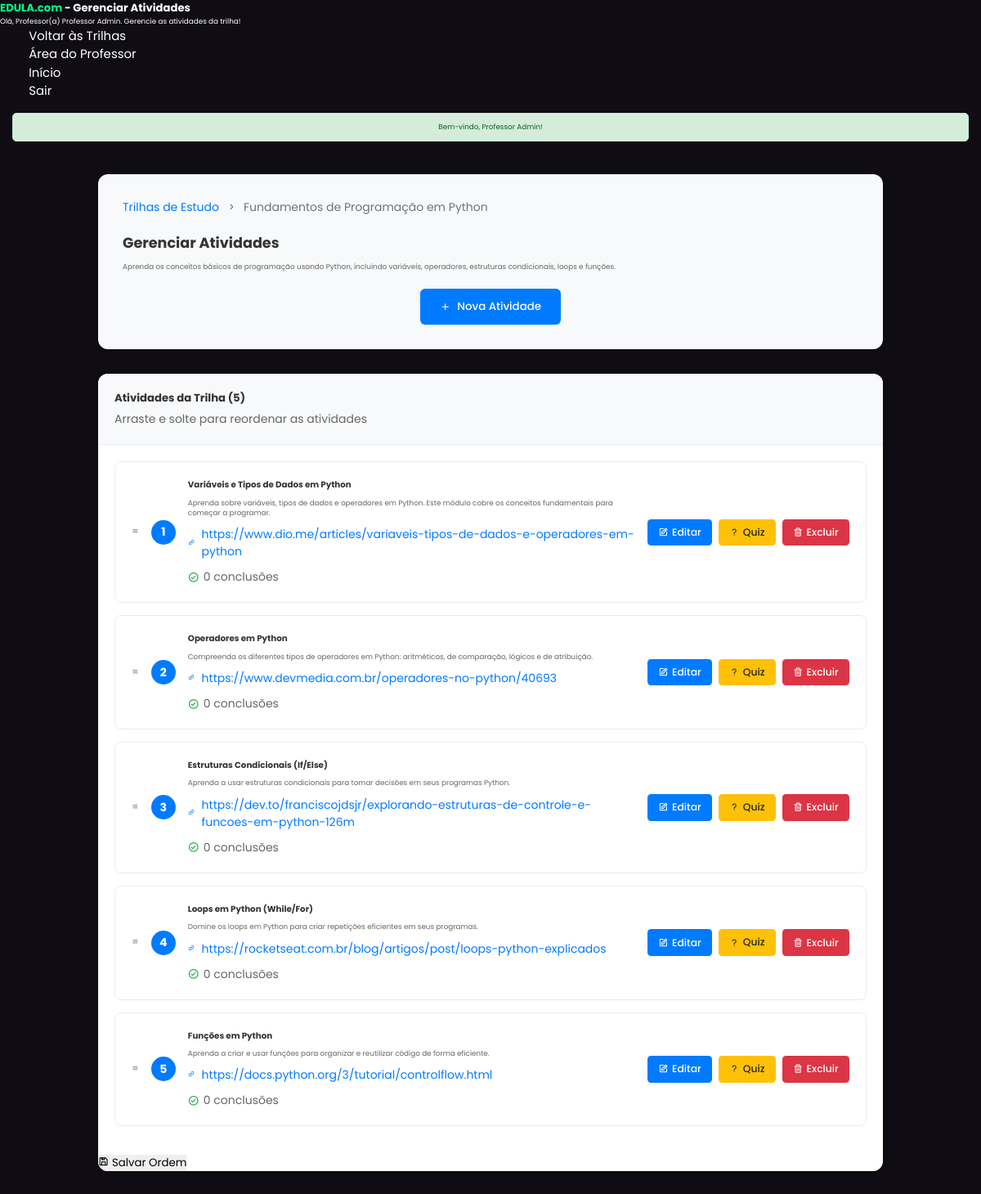
The page /admin_track_activities.php?track_id=1 (signed in) on the database its author committed.
### tables this page shows
CREATE TABLE IF NOT EXISTS study_tracks (
    id INT AUTO_INCREMENT PRIMARY KEY,
    name VARCHAR(255) NOT NULL,
    description TEXT,
    created_at TIMESTAMP DEFAULT CURRENT_TIMESTAMP,
    updated_at TIMESTAMP DEFAULT CURRENT_TIMESTAMP ON UPDATE CURRENT_TIMESTAMP
);

CREATE TABLE IF NOT EXISTS track_activities (
    id INT AUTO_INCREMENT PRIMARY KEY,
    track_id INT NOT NULL,
    title VARCHAR(255) NOT NULL,
    description TEXT,
    content_url VARCHAR(255),
    activity_type ENUM("leitura", "video", "exercicio", "projeto") NOT NULL,
    order_index INT NOT NULL,
    created_at TIMESTAMP DEFAULT CURRENT_TIMESTAMP,
    updated_at TIMESTAMP DEFAULT CURRENT_TIMESTAMP ON UPDATE CURRENT_TIMESTAMP,
    FOREIGN KEY (track_id) REFERENCES study_tracks(id) ON DELETE CASCADE
);

### includes/session.php (called while the page is built, shortened)
<?php
function getFlashMessage() {
    if (isset($_SESSION['flash_message'])) {
        $message = $_SESSION['flash_message'];
        $type = $_SESSION['flash_type'] ?? 'info';
        return ['message' => $message, 'type' => $type];
    }
    return null;
}
?>

### admin_track_activities.php (the view, shortened to what this page needs)
<?php
require_once 'includes/session.php';
$database = new Database();
$pdo = $database->getConnection();
$flash = getFlashMessage();
$nome = $_SESSION['nome'];
$track_id = (int)$_GET['track_id'];
try {
    $stmt = $pdo->prepare("SELECT id, name, description FROM study_tracks WHERE id = ?");
    $stmt->execute([$track_id]);
    $track = $stmt->fetch(PDO::FETCH_ASSOC);
} catch (Exception $e) {
    setFlashMessage('Erro ao carregar trilha.', 'danger');
    header("Location: admin_study_tracks.php");
    exit();
}
try {
    $stmt = $pdo->prepare("
        SELECT ta.id, ta.title, ta.description, ta.content_url, ta.order_index,
               COUNT(up.id) as total_completions
        FROM track_activities ta
        LEFT JOIN user_progress up ON ta.id = up.activity_id AND up.status = 'completed'
        WHERE ta.track_id = ?
        GROUP BY ta.id, ta.title, ta.description, ta.content_url, ta.order_index
        ORDER BY ta.order_index ASC
    ");
    $stmt->execute([$track_id]);
    $activities = $stmt->fetchAll(PDO::FETCH_ASSOC);
} catch (Exception $e) {
    $activities = [];
    setFlashMessage('Erro ao carregar atividades.', 'danger');
}
?>
<!DOCTYPE html>
<html lang="pt-br">
<head>
    <link href='https://unpkg.com/boxicons@2.1.4/css/boxicons.min.css' rel='stylesheet'>
    <link rel="stylesheet" href="static/css/professorOFC.css">
</head>
<body>
    <div class="navbar">
        <h2><span>EDULA.com</span> - Gerenciar Atividades</h2>
        <p>Olá, Professor(a) <?php echo htmlspecialchars($nome); ?>. Gerencie as atividades da trilha!</p>
        <ul>
            <li><a href="admin_study_tracks.php">Voltar às Trilhas</a></li>
            <li><a href="area_professor.php">Área do Professor</a></li>
            <li><a href="INICIO.php">Início</a></li>
            <li><a href="logout.php">Sair</a></li>
        </ul>
    </div>
    <?php if ($flash): ?>
        <div class="flash-message flash-<?php echo $flash['type']; ?>">
            <?php echo htmlspecialchars($flash['message']); ?>
        </div>
    <?php endif; ?>
    <div class="admin-container">
        <div class="admin-header">
            <div class="breadcrumb">
                <a href="admin_study_tracks.php">Trilhas de Estudo</a>
                <i class='bx bx-chevron-right'></i>
                <span><?php echo htmlspecialchars($track['name']); ?></span>
            </div>
            <h1>Gerenciar Atividades</h1>
            <p><?php echo htmlspecialchars($track['description']); ?></p>
            <div class="header-actions">
                <button class="btn-primary" onclick="openCreateModal()">
                    <i class='bx bx-plus'></i> Nova Atividade
                </button>
            </div>
        </div>
        <div class="activities-container">
            <?php if (empty($activities)): ?>
                <div class="no-activities">
                    <i class='bx bx-list-ul'></i>
                    <h3>Nenhuma atividade criada ainda</h3>
                    <p>Clique em "Nova Atividade" para começar a criar atividades para esta trilha</p>
                </div>
            <?php else: ?>
                <div class="activities-header">
                    <h2>Atividades da Trilha (<?php echo count($activities); ?>)</h2>
                    <p>Arraste e solte para reordenar as atividades</p>
                </div>
                <div id="activities-list" class="activities-list">
                    <?php foreach ($activities as $activity): ?>
                        <div class="activity-item" data-id="<?php echo $activity['id']; ?>">
                            <div class="activity-drag">
                                <i class='bx bx-menu'></i>
                            </div>
                            <div class="activity-order">
                                <?php echo $activity['order_index']; ?>
                            </div>
                            <div class="activity-content">
                                <h3><?php echo htmlspecialchars($activity['title']); ?></h3>
                                <p><?php echo htmlspecialchars($activity['description']); ?></p>
                                <?php if ($activity['content_url'] && $activity['content_url'] !== '#'): ?>
                                    <div class="activity-url">
                                        <i class='bx bx-link'></i>
                                        <a href="<?php echo htmlspecialchars($activity['content_url']); ?>" target="_blank">
                                            <?php echo htmlspecialchars($activity['content_url']); ?>
                                        </a>
                                    </div>
                                <?php endif; ?>
                                <div class="activity-stats">
                                    <span class="stat">
                                        <i class='bx bx-check-circle'></i>
                                        <?php echo $activity['total_completions']; ?> conclusões
                                    </span>
                                </div>
                            </div>
                                <div class="activity-actions">
                                    <button class="btn-edit" onclick="openEditModal(<?php echo htmlspecialchars(json_encode($activity)); ?>)">
                                        <i class='bx bx-edit'></i> Editar
                                    </button>
                                    <a href="admin_quiz_manager.php?activity_id=<?php echo $activity['id']; ?>" class="btn-quiz">
                                        <i class='bx bx-question-mark'></i> Quiz
                                    </a>
                                    <button class="btn-delete" onclick="deleteActivity(<?php echo $activity['id']; ?>)">
                                        <i class='bx bx-trash'></i> Excluir
                                    </button>
                                </div>
                        </div>
                    <?php endforeach; ?>
                </div>
                <div class="reorder-actions">
                    <button class="btn-secondary" onclick="saveOrder()">
                        <i class='bx bx-save'></i> Salvar Ordem
                    </button>
                </div>
            <?php endif; ?>
        </div>
    </div>
</body>
</html>

### static/css/professorOFC.css (style rules this page uses)
* { margin: 0; padding: 0; box-sizing: border-box; text-decoration: none; border: none; outline: none; scroll-behavior: smooth; font-family: 'Poppins', sans-serif; }
:root { --bg-color: #0f0c14; --second-bg-color: #181b22; --text-color: #fff; --main-color: #00ff88; }
html { font-size: 62.5%; overflow-x: hidden; }
body { background: var(--bg-color); color: var(--text-color); line-height: 1.5; }
.navbar a { font-size: 1.7rem; color: var(--text-color); margin-left: 4rem; transition: all 0.3s ease; }
span { color: var(--main-color); }
@media (max-width: 1200px) { html { font-size: 55%; } }

### admin_track_activities.php (style rules this page uses)
.flash-message { margin: 15px; padding: 10px; border-radius: 5px; text-align: center; }
.flash-success { background-color: #d4edda; color: #155724; border: 1px solid #c3e6cb; }
.admin-container { max-width: 1000px; margin: 20px auto; padding: 20px; }
.admin-header { background: #f8f9fa; padding: 30px; border-radius: 12px; margin-bottom: 30px; }
.breadcrumb { display: flex; align-items: center; gap: 8px; margin-bottom: 20px; font-size: 14px; }
.breadcrumb a { color: #007bff; text-decoration: none; }
.breadcrumb i { color: #6c757d; }
.breadcrumb span { color: #6c757d; }
.admin-header h1 { color: #333; margin-bottom: 10px; }
.admin-header p { color: #666; margin-bottom: 20px; }
.header-actions { text-align: center; }
.btn-primary { background: #007bff; color: white; padding: 12px 24px; border: none; border-radius: 6px; cursor: pointer; font-weight: 500; text-decoration: none; display: inline-flex; align-items: center; gap: 8px; transition: background 0.2s; }
.activities-container { background: white; border-radius: 12px; box-shadow: 0 2px 8px rgba(0, 0, 0, 0.1); overflow: hidden; }
.activities-header { padding: 20px; border-bottom: 1px solid #e9ecef; background: #f8f9fa; }
.activities-header h2 { margin: 0 0 5px 0; color: #333; }
.activities-header p { margin: 0; color: #666; font-size: 14px; }
.activities-list { padding: 20px; }
.activity-item { display: flex; align-items: center; gap: 15px; padding: 20px; border: 1px solid #e9ecef; border-radius: 8px; margin-bottom: 15px; background: white; transition: all 0.2s; cursor: move; }
.activity-drag { color: #6c757d; cursor: grab; }
.activity-order { width: 30px; height: 30px; background: #007bff; color: white; border-radius: 50%; display: flex; align-items: center; justify-content: center; font-weight: bold; font-size: 14px; }
.activity-content { flex: 1; }
.activity-content h3 { margin: 0 0 8px 0; color: #333; }
.activity-content p { margin: 0 0 10px 0; color: #666; line-height: 1.4; }
.activity-url { display: flex; align-items: center; gap: 8px; margin-bottom: 10px; }
.activity-url i { color: #007bff; }
.activity-url a { color: #007bff; text-decoration: none; font-size: 14px; }
.activity-stats { display: flex; gap: 15px; }
.stat { display: flex; align-items: center; gap: 5px; color: #666; font-size: 14px; }
.stat i { color: #28a745; }
.activity-actions { display: flex; gap: 8px; }
.btn-edit, .btn-delete, .btn-quiz { padding: 0.8rem 1.5rem; border: none; border-radius: 0.5rem; cursor: pointer; font-size: 1.4rem; font-weight: 500; transition: all 0.3s ease; text-decoration: none; display: inline-flex; align-items: center; gap: 0.5rem; }
.btn-edit { background: #007bff; color: white; }
.btn-quiz { background: #ffc107; color: #212529; }
.btn-delete { background: #dc3545; color: white; }

### rows shown on the page
study_tracks: name "Fundamentos de Programação em Python", description "Aprenda os conceitos básicos de programação usando Python, incluindo variáveis, operadores, estruturas condicionais, loops e funções."
track_activities: order_index "1", title "Variáveis e Tipos de Dados em Python", description "Aprenda sobre variáveis, tipos de dados e operadores em Python. Este módulo cobre os conceitos fundamentais para começar a programar.", content_url "https://www.dio.me/articles/variaveis-tipos-de-dados-e-operadores-em-python", total_completions "0"
track_activities: order_index "2", title "Operadores em Python", description "Compreenda os diferentes tipos de operadores em Python: aritméticos, de comparação, lógicos e de atribuição.", content_url "https://www.devmedia.com.br/operadores-no-python/40693", total_completions "0"
track_activities: order_index "3", title "Estruturas Condicionais (If/Else)", description "Aprenda a usar estruturas condicionais para tomar decisões em seus programas Python.", content_url "https://dev.to/franciscojdsjr/explorando-estruturas-de-controle-e-funcoes-em-python-126m", total_completions "0"
track_activities: order_index "4", title "Loops em Python (While/For)", description "Domine os loops em Python para criar repetições eficientes em seus programas.", content_url "https://rocketseat.com.br/blog/artigos/post/loops-python-explicados", total_completions "0"
track_activities: order_index "5", title "Funções em Python", description "Aprenda a criar e usar funções para organizar e reutilizar código de forma eficiente.", content_url "https://docs.python.org/3/tutorial/controlflow.html", total_completions "0"

### other values the page prints
$nome "Professor Admin"
$flash['message'] "Bem-vindo, Professor Admin!"
count($activities) "5"
